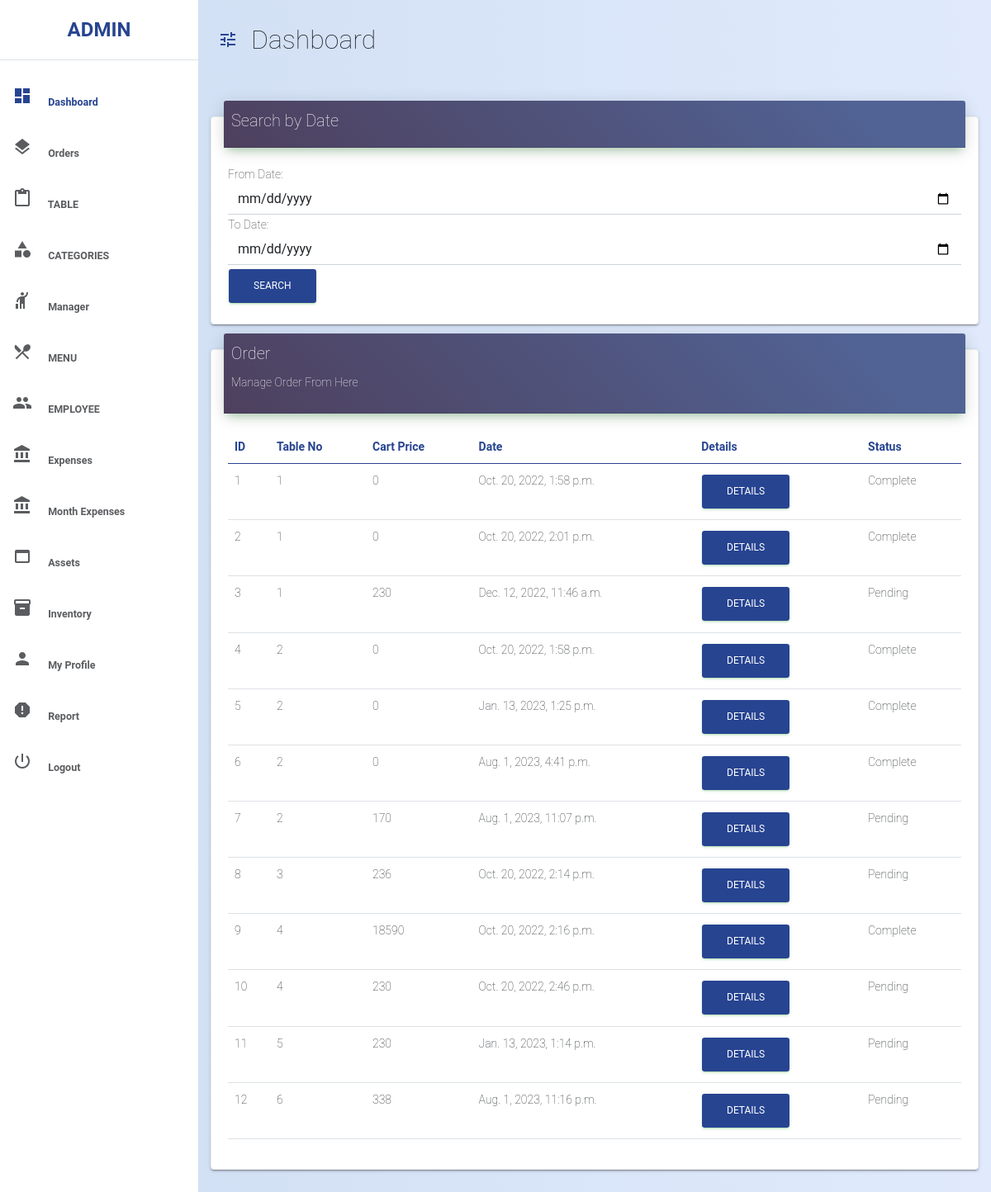
Page /rest_admin/orders/ (signed in) on the committed database.
### accounts/models.py (models this page shows, shortened)
class User(AbstractUser):
    mobile_no = models.CharField(max_length=10,
                                    validators=[RegexValidator(r'^\d{9,10}$')])
    address = models.CharField(max_length=200)
    country = models.CharField(max_length=50)
    state = models.CharField(max_length=50)
    pin_code = models.CharField(max_length=6,
                                validators=[RegexValidator(r'^\d{5,6}$')])
    profile_photo = models.ImageField(upload_to='profile_pic',
                                        null=True,
                                        blank=True)
    restaurant_name = models.CharField(max_length=120, null=True, blank=True)
    land_line_number = models.CharField(
        max_length=6,
        validators=[RegexValidator(r'^\d{5,6}$')],
        null=True,
        blank=True)
    discount = models.PositiveIntegerField(null=True, blank=True)
    offer = models.CharField(max_length=10, null=True, blank=True)
    GST_Number = models.CharField(max_length=30, null=True, blank=True)
    SGST = models.CharField(max_length=6, null=True, blank=True)
    CGST = models.CharField(max_length=6, null=True, blank=True)
    rest = models.ForeignKey('self',
                                on_delete=models.CASCADE,
                                null=True,
                                blank=True)
    Adhaar_Card = models.FileField(upload_to='emp_det', null=True, blank=True)
    Category = models.CharField(choices=e_category,
                                max_length=10,
                                null=True,
                                blank=True)
    salary = models.PositiveIntegerField(null=True, blank=True)
    is_rest = models.BooleanField(default=False)
    is_manager = models.BooleanField(default=False)
    is_employee = models.BooleanField(default=False)

### restaurant/models.py (models this page shows, shortened)
class Order(models.Model):
    table_no = models.ForeignKey(
        Table, on_delete=models.CASCADE, related_name='order_table_id')
    item = models.ManyToManyField(OrderItem)
    start_date = models.DateTimeField(auto_now_add=True)
    ordered_date = models.DateTimeField()
    comment = models.CharField(max_length=120, blank=True, null=True)
    ordered = models.BooleanField(default=False)
    status = models.CharField(max_length=100)
    total_bill = models.IntegerField(null=True, blank=True)
    def gst_total(self):
        total = 0
        for i in self.item.all():
            total += i.get_total_item_price()
        gst = (total*int(self.table_no.rest.SGST))/100
        cgst = (total*int(self.table_no.rest.CGST))/100
        t = total + gst + cgst
        if self.table_no.rest.discount != 0:
            t -= self.table_no.rest.discount
        if t < 0:
            t = 0
        else:
            t = t
        return round(t)

class OrderItem(models.Model):
    ordered = models.BooleanField(default=False)
    product = models.ForeignKey(
        MenuTable, on_delete=models.CASCADE, related_name='product')
    quantity = models.PositiveIntegerField(default=1)
    comment = models.CharField(max_length=120, blank=True, null=True)
    table_no = models.ForeignKey(
        Table, on_delete=models.CASCADE, related_name='table_id')
    date = models.DateTimeField(auto_now_add=True, null=True, blank=True)
    status = models.CharField(max_length=30, default='pending')
    def get_total_item_price(self):
        return self.quantity * self.product.Price

### rest_admin/models.py (models this page shows, shortened)
class Table(models.Model):
    table_no = models.CharField(max_length=120)
    rest = models.ForeignKey(User, on_delete=models.CASCADE)
    status = models.CharField(max_length=20)
    qr = models.ImageField(upload_to='qr_code', null=True, blank=False)

class MenuTable(models.Model):
    res = models.ForeignKey(User, on_delete=models.CASCADE)
    Dish_image = models.ImageField(upload_to='dish_images/',
                                   null=True,
                                   blank=True)
    Dish_Name = models.CharField(max_length=50)
    Dish_Description = models.CharField(max_length=80)
    category = models.ForeignKey(Categories, on_delete=models.CASCADE)
    Price = models.PositiveIntegerField()
    pices = models.CharField(max_length=30, blank=True, null=True)
    status = models.CharField(max_length=20)
    speciality = models.BooleanField(default=False)

### rest_admin/views.py (the view)
# urls.py: path('orders/', views.orders, name='orders'),
def orders(request):
    restro = User.objects.get(id=request.user.id)
    res = User.objects.get(id=request.user.id)
    if request.method == 'POST':
        if request.POST.get('fromDate') and request.POST.get('toDate'):
            from_date = request.POST.get('fromDate')
            to_date = request.POST.get('toDate')
            order_list = Order.objects.filter(
                ordered_date__range=[from_date, to_date])
        else:
            messages.error(request, 'Enter valid date')
            return redirect('rest_admin:orders')
    else:
        order_list = Order.objects.filter(
            table_no__rest_id=res.id, ordered=True)
    return render(request, 'rest_admin/orders.html', {'order_list': order_list, 'restro': restro})

### templates/rest_admin/orders.html (shortened to what this page needs)
<!DOCTYPE html>
{% extends 'res_base.html' %}
{% load static %}
  {% block head %}
    <link href="{% static 'my_css/qr.css' %}" rel="stylesheet" />
  {% endblock %}
{% block body %}
  <div class="col-md-12">
    <div class="card">
      <div class="card-header card-header-primary">
        <h4 class="card-title">Search by Date</h4>
      </div>
      <div class="card-body">
        <form method="post" class="form-inline">
          <div class="">
            <div class="form-group mr-3">
              <label class="">From Date:</label>
              <input type="date" name="fromDate" class="form-control" />
            </div>
          </div>
          <div class="">
            <div class="form-group mr-3">
              <label class="">To Date:</label>
              <input type="date" name="toDate" class="form-control" />
            </div>
          </div>
          <button class="btn btn-primary" type="submit">Search</button>
        </form>
      </div>
    </div>
  </div>
  <div class="col-md-12">
    <div class="card">
      <div class="card-header card-header-primary">
        <h4 class="card-title">Order</h4>
        <p class="card-category">Manage Order From Here</p>
      </div>
      <div class="card-body">
        <div class="table-responsive">
          <table class="table">
            <thead class="text-primary">
              <tr>
                <th>ID</th>
                <th>Table No</th>
                <th>Cart Price</th>
                <th>Date</th>
                <th>Details</th>
                <th>Status</th>
              </tr>
            </thead>
            <tbody>
              {% for i in order_list %}
              <tr>
                <td>{{ forloop.counter }}</td>
                <td>{{ i.table_no.table_no }}</td>
                <td>{{ i.gst_total }}</td>
                <td>{{ i.ordered_date }}</td>
                <td>
                  <a
                    class="btn btn-primary"
                    href="{% url 'rest_admin:order_det' i.id%}"
                    >DETAILS</a
                  >
                </td>
                <td>{{ i.status }}</td>
              </tr>
              {% endfor %}
            </tbody>
          </table>
        </div>
      </div>
    </div>
  </div>
{% endblock %}

### templates/res_base.html (shortened to what this page needs)
<!DOCTYPE html>
{% load static %}
{% load webpush_notifications %}
<html lang="en">
<head>
    <link href="{% static 'bootstrap/css/bootstrap.min.css' %}" rel="stylesheet" >
    <link rel="stylesheet" href="{% static 'assets/css/style.css' %}" />
    {% block head %}
    {% endblock %}
</head>
<body>
    <div class="d-flex" id="main-wrapper">
        <div class="bg-white" id="sidebar">
            <div class="sidebar-heading text-center py-4 primary-text fs-4 fw-bold text-uppercase border-bottom" >{% block res_name %}{{ restro.restaurant_name }}{% endblock %}</div>
            <div class="list-group list-group-flush my-3">
                <a href="{% url 'rest_admin:t_price' %}" class="list-group-item list-group-item-action bg-transparent second-text active" >
                    <span class="me-3 mt-4"
                    ><i class="material-icons">dashboard</i></span
                    >
                    <span>Dashboard</span>
                </a>
                <div>
                    <a class="list-group-item list-group-item-action bg-transparent second-text fw-bold" data-bs-toggle="collapse" href="#ordercollapse" role="button" aria-expanded="false" aria-controls="ordercollapse">
                        <span class="me-3"><i class="material-icons">layers</i></span>
                        <span>Orders</span>
                    </a>
                </div>
                <div>
                    <a class="list-group-item list-group-item-action bg-transparent second-text fw-bold" data-bs-toggle="collapse" href="#tablecollapse" role="button" aria-expanded="false" aria-controls="tablecollapse">
                        <span class="me-3"><i class="material-icons">content_paste</i></span>
                        <span>TABLE</span>
                    </a>
                </div>
                <div>
                    <a class="list-group-item list-group-item-action bg-transparent second-text fw-bold" data-bs-toggle="collapse" href="#categorycollapse" role="button" aria-expanded="false" aria-controls="categorycollapse">
                        <span class="me-3"><i class="material-icons">category</i></span>
                        <span>CATEGORIES</span>
                    </a>
                </div>
                <div>
                    <a class="list-group-item list-group-item-action bg-transparent second-text fw-bold" data-bs-toggle="collapse" href="#managercollapse" role="button" aria-expanded="false" aria-controls="managercollapse">
                        <span class="me-3"><i class="material-icons">hail</i></span>
                        <span>Manager</span>
                    </a>
                </div>
                <div>
                    <a class="list-group-item list-group-item-action bg-transparent second-text fw-bold" data-bs-toggle="collapse" href="#menucollapse" role="button" aria-expanded="false" aria-controls="menucollapse">
                        <span class="me-3"><i class="material-icons">restaurant_menu</i></span>
                        <span>MENU</span>
                    </a>
                </div>
                <div>
                    <a class="list-group-item list-group-item-action bg-transparent second-text fw-bold" data-bs-toggle="collapse" href="#employeecollapse" role="button" aria-expanded="false" aria-controls="employeecollapse">
                        <span class="me-3"><i class="material-icons">group</i></span>
                        <span>EMPLOYEE</span>
                    </a>
                </div>
                <div>
                    <a class="list-group-item list-group-item-action bg-transparent second-text fw-bold" data-bs-toggle="collapse" href="#expensecollapse" role="button" aria-expanded="false" aria-controls="expensecollapse">
                        <span class="me-3"><i class="material-icons">account_balance</i></span>
                        <span>Expenses</span>
                    </a>
                </div>
                <div>
                    <a class="list-group-item list-group-item-action bg-transparent second-text fw-bold" data-bs-toggle="collapse" href="#mexpensecollapse" role="button" aria-expanded="false" aria-controls="mexpensecollapse">
                        <span class="me-3"><i class="material-icons">account_balance</i></span>
                        <span>Month Expenses</span>
                    </a>
                </div>
                <div>
                    <a class="list-group-item list-group-item-action bg-transparent second-text fw-bold" data-bs-toggle="collapse" href="#assetscollapse" role="button" aria-expanded="false" aria-controls="assetscollapse">
                        <span class="me-3"><i class="material-icons">web_asset</i></span>
                        <span>Assets</span>
                    </a>
                </div>
                <div>
                    <a class="list-group-item list-group-item-action bg-transparent second-text fw-bold" data-bs-toggle="collapse" href="#Inventorycollapse" role="button" aria-expanded="false" aria-controls="Inventorycollapse">
                        <span class="me-3"><i class="material-icons">inventory_2</i></span>
                        <span>Inventory</span>
                    </a>
                </div>
                <a href="{% url 'rest_admin:user_profile' %}" class="list-group-item list-group-item-action bg-transparent second-text fw-bold">
                    <span class="me-3 mt-4"
                    ><i class="material-icons">person</i></span
                    >
                    <span>My Profile</span>
                </a>
                <a href="{% url 'rest_admin:balence_sheet' %}" class="list-group-item list-group-item-action bg-transparent second-text fw-bold">
                    <span class="me-3 mt-4"
                    ><i class="material-icons">report</i></span
                    >
                    <span>Report</span>
                </a>
                <a href="{% url 'accounts:user_logout' %}" class="list-group-item list-group-item-action bg-transparent second-text fw-bold">
                    <span class="me-3 mt-4"
                    ><i class="material-icons ">power_settings_new</i></span
                    >
                    <span>Logout</span>
                </a>
            </div>
        </div>
        <div id="page-content-wrapper">
            <nav class="navbar navbar-expand-lg navbar-light bg-transparent py-4 px-4">
                <div class="d-flex align-items-center">
                    <i class="material-icons primary-text fs-4 me-3" id="menu-toggle">tune</i>
                    <h2 class="fs-2 m-0">Dashboard</h2>
                </div>
            </nav>
            <div class="container-fluid" style="padding: 15px;">
                {% block body %}
                {% endblock body %}
            </div>
        </div>
    </div>
</body>
</html>

### rows in the picture
User: restaurant_name "ADMIN"
Order: table_no.table_no "1", gst_total "0", ordered_date "Oct. 20, 2022, 1:58 p.m.", status "Complete"
Order: table_no.table_no "1", gst_total "0", ordered_date "Oct. 20, 2022, 2:01 p.m.", status "Complete"
Order: table_no.table_no "1", gst_total "230", ordered_date "Dec. 12, 2022, 11:46 a.m.", status "Pending"
Order: table_no.table_no "2", gst_total "0", ordered_date "Oct. 20, 2022, 1:58 p.m.", status "Complete"
Order: table_no.table_no "2", gst_total "0", ordered_date "Jan. 13, 2023, 1:25 p.m.", status "Complete"
Order: table_no.table_no "2", gst_total "0", ordered_date "Aug. 1, 2023, 4:41 p.m.", status "Complete"
Order: table_no.table_no "2", gst_total "170", ordered_date "Aug. 1, 2023, 11:07 p.m.", status "Pending"
Order: table_no.table_no "3", gst_total "236", ordered_date "Oct. 20, 2022, 2:14 p.m.", status "Pending"
Order: table_no.table_no "4", gst_total "18590", ordered_date "Oct. 20, 2022, 2:16 p.m.", status "Complete"
Order: table_no.table_no "4", gst_total "230", ordered_date "Oct. 20, 2022, 2:46 p.m.", status "Pending"
Order: table_no.table_no "5", gst_total "230", ordered_date "Jan. 13, 2023, 1:14 p.m.", status "Pending"
Order: table_no.table_no "6", gst_total "338", ordered_date "Aug. 1, 2023, 11:16 p.m.", status "Pending"
